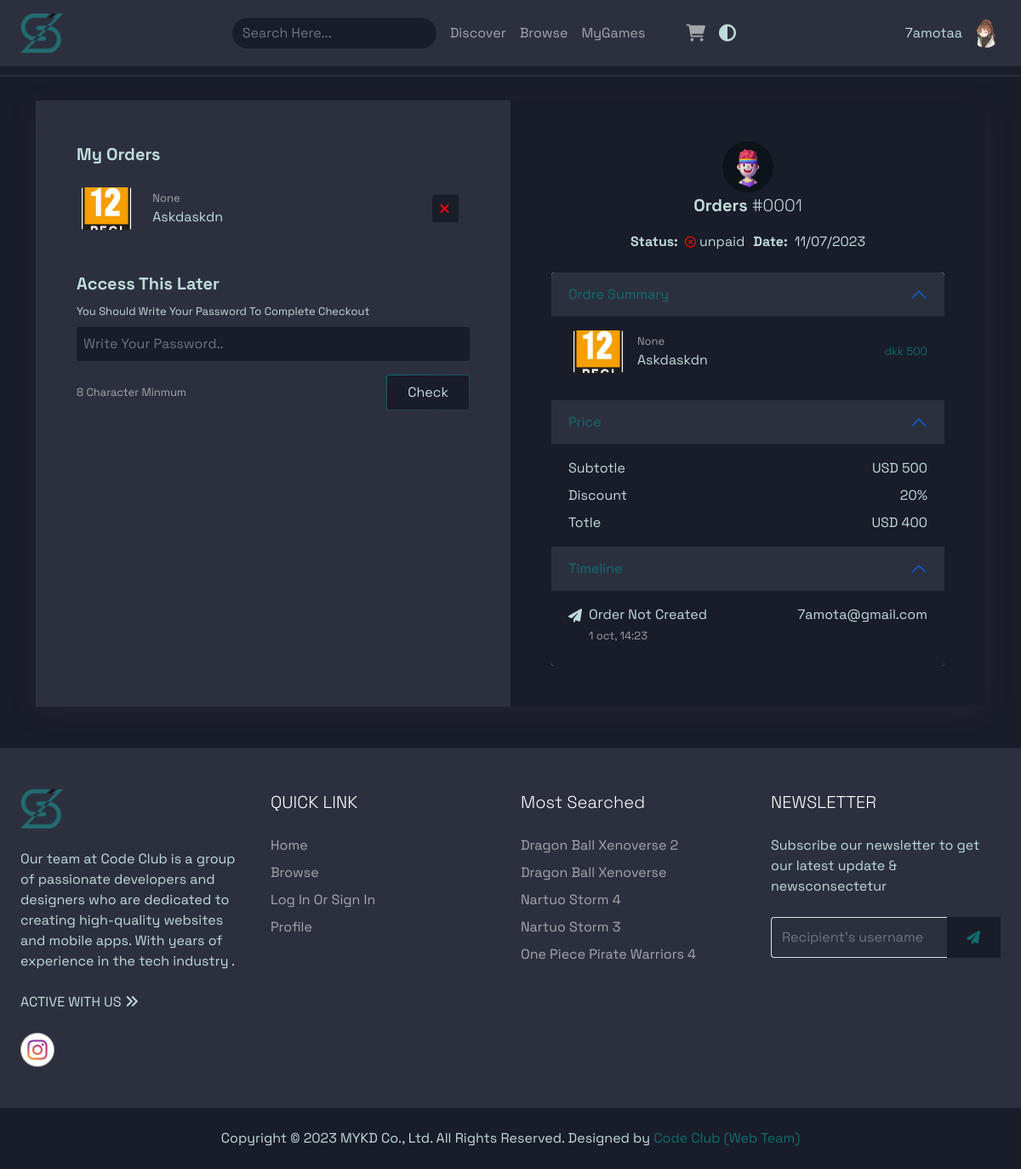
Screenshot of /cart/ (signed in) with the database file from the repository.
### users/models.py (models this page shows)
class User(AbstractUser):
    choices_gender = (
        ("male","male"),
        ("female","female")
    )
    email = models.EmailField(max_length=80, unique=True)
    image = models.ImageField(upload_to='Photos/%y/%m/%d',null=True , blank=True)
    username = models.CharField(max_length=45, unique=True)
    phoneNumber = models.IntegerField(null=True , blank=True)
    dateBirth = models.DateField(null=True , blank=True)
    location = models.TextField(null=True , blank=True)
    gender = models.TextField(null=True , blank=True , choices=choices_gender)
    objects = CustomUserManager()
    USERNAME_FIELD = "email"
    REQUIRED_FIELDS = ["username"]

### cart/models.py (models this page shows, shortened)
class CartItem(models.Model):
    id = models.AutoField(primary_key=True)
    game = models.ForeignKey(Game,on_delete=models.PROTECT,related_name='caaart')
    quantity = models.IntegerField(null=True, blank=True, default=1)
    cart = models.ForeignKey(Cart, on_delete=models.PROTECT,related_name="gammme")
    check_out = models.BooleanField(null=True, blank=True, default=False)
    class Meta:
        unique_together = ('game','cart')
        index_together = ('game','cart')

class Cart(models.Model):
    user = models.OneToOneField(User, on_delete=models.PROTECT,related_name='cart_user')

### games/models.py (models this page shows, shortened)
class Game(models.Model):
    id = models.AutoField(primary_key=True)
    STATUS = (
        (1,"Free"),
        (2,"Paid")
    )
    name = models.CharField(max_length=150, unique=True)
    title = models.CharField(max_length=500, null=True, blank=True)
    details = models.TextField(null=True, blank=True)
    price = models.IntegerField(null=True, blank=True)
    status = models.IntegerField(choices=STATUS,blank=True, null=True)
    discount = models.IntegerField(null=True, blank=True)
    trend = models.BooleanField(blank=True, null=True)
    logo = models.FileField(upload_to='Photos/logo/%y/%m/%d', validators=[FileExtensionValidator(['webp','png','jpg','avif','jpeg'])])
    banner = models.FileField(upload_to='Photos/banner/%y/%m/%d',validators=[FileExtensionValidator(['webp','png','jpg','avif','jpeg'])])
    popular = models.BooleanField(null=True, blank=True)
    bannerLogo = models.FileField(upload_to='Photos/bannerLogo/%y/%m/%d',validators=[FileExtensionValidator(['webp','png','jpg','avif','jpeg'])])
    releaseDate = models.DateField(null=True, blank=True)
    intialRelease = models.DateField(null=True, blank=True)
    platform = models.CharField(null=True, blank=True, max_length=300)
    publisher = models.CharField(null=True, blank=True,max_length=300)
    developer = models.CharField(null=True, blank=True,max_length=300)
    features = models.CharField(null=True, blank=True,max_length=300)
    views = models.IntegerField(blank=True, null=True, help_text="DON`T EDIT")
    character = models.OneToOneField(Character, on_delete=models.PROTECT)
    categories = models.ManyToManyField(Category)
    slug = models.SlugField(null=True, blank=True,help_text="NEVER EVER EDIT")

### cart/views.py (the view, shortened to what this page needs)
# urls.py: path('',views.CartView.as_view(), name='cart'),
class CartView(LoginRequiredMixin,generic.View):
    template_name = 'pages/cart.html'
    def get(self, request: HttpRequest, *args: Any, **kwargs: Any) -> HttpResponse:
        cart = Cart.objects.select_related("user").get(user=request.user)
        cart_item = CartItem.objects.select_related("cart").filter(cart=cart,check_out=False)
        check_cart_item = CartItem.objects.select_related("cart").filter(cart=cart,check_out=False).exists()
        context = {'cart':cart,"cart_item":cart_item,"check_out":check_cart_item}
        return render(request, self.template_name, context=context)

### cart/templatetags/custom_tags_two.py (called while the page is built)
@register.simple_tag
def get_date():
    return datetime.datetime.now().strftime("%d/%m/%Y")

### templates/pages/cart.html (shortened to what this page needs)
{% extends 'base.html' %}
{% load static %}
{% load custom_tags_two %}
  {% block content %}
  {% include 'parts/header.html' %}
  <div class="cart-shopping section-padding-top my-5 flex-column-reverse flex-lg-row">
    <div class="container">
      <div class="row bg-header cart-content">
        <div class="col-lg-6 p-5">
          <div class="lead fw-bold mb-4">My Orders</div>
          {% if cart_item %}
  {% for item in cart_item %}
  <div class="row align-items-center mb-3 cloneItem justify-content-center justify-content-sm-between" value="{{item.game.price}}">
    <div class="col-sm-2 mb-2 mb-sm-0 image text-center">
      <img src="{{item.game.logo.url}}" alt="image" width="70px" height="50px" class="rounded-10 obj-cover">
    </div>
    <div class="col-sm-7 col-auto ps-lg-4 ps-xl-0 text">
      <div class="c-gray fs-13 text-capitalize">{{item.game.features}}</div>
      <div class="text-capitalize text-truncate">{{item.game.name}}</div>
    </div>
    <div class="col-sm-2 col-auto">
      <form method="POST" class="input-group number-items m-auto position-relative w-fit bg-body rounded-1 ms-auto" style="width: 100px;">
        <input type="submit" name='cancle' value="" class="px-3 py-1 bg-transparent deletGame" style="z-index: 2;">
        <i class="fa-solid fa-xmark position-absolute start-50 top-50 translate-middle" style="color: red !important;"></i>
      </form>
    </div>
  </div>
  {% endfor %}
{% else %}
  <p>Your cart is empty.</p>
{% endif %}
          <div class="lead fw-bold mb-2 mt-5">Access This Later</div>
          <p class="m-0 fs-13 mb-2">You Should Write Your Password To Complete Checkout</p>
          <form action="" method="POST">
            <input type="password" name="password" id="password" class="form-control rounded-1 mb-3 p-2" placeholder="Write Your Password..">
            <div class="d-flex flex-wrap justify-content-between gap-10 align-items-center">
              <div class="c-gray fs-13">8 Character Minmum</div>
              <input type="submit" class="bg-border-gradien bg-gradien-hover form-control w-fit rounded-1 py-2 px-4 t-duration" value="Check">
            </div>
          </form>
        </div>
        <div class="col-lg-6 p-5 bg-body">
          <div class="image text-center mb-3">
            <img src="{% static 'img/user-img.png' %}" alt="image" width="60px" height="60px" class="rounded-circle">
            <div class="lead"><span class="fw-bold">Orders</span> #0001</div>
          </div>
          <div class="d-flex align-items-center justify-content-center gap-10 mb-4">
            {% if check_out == False %}
            <div class="box d-flex paid">
              <div class="fw-bold me-2">Status: </div>
              <div><i class="fa-regular fa-circle-check c-primary fs-13"></i> paid</div>
            </div>
            {% else %}
            <div class="box d-flex unpaid">
              <div class="fw-bold me-2">Status: </div>
              <div><i class="fa-regular fa-circle-xmark fs-13" style="color: red;"></i> unpaid</div>
            </div>
            {% endif %}
            <div class="box d-flex date-check">
              <div class="fw-bold me-2">Date: </div>
              <div>{% get_date %}</div>
            </div>
          </div>
          <div class="accordion" id="accordionPanelsStayOpenExample">
            <div class="accordion-item overflow-hidden">
              <h2 class="accordion-header">
                <button class="accordion-button bg-header" type="button" data-bs-toggle="collapse" data-bs-target="#accr-one" aria-expanded="true" aria-controls="accr-one">
                  Ordre Summary
                </button>
              </h2>
              <div id="accr-one" class="accordion-collapse show collapse">
                <div class="accordion-body bg-body cloneItemPlace">
                </div>
              </div>
            </div>
            <div class="accordion-item overflow-hidden">
              <h2 class="accordion-header">
                <button class="accordion-button bg-header" type="button" data-bs-toggle="collapse" data-bs-target="#accr-two" aria-expanded="true" aria-controls="accr-one">
                  Price
                </button>
              </h2>
              <div id="accr-two" class="accordion-collapse show collapse">
                <div class="accordion-body bg-body cloneItemPlace">
                  <div class="d-flex justify-content-between mb-2">
                    <span>Subtotle</span>
                    <div>USD<span class="subtotle ms-1"></span></div>
                  </div>
                  <div class="d-flex justify-content-between mb-2">
                    <span>Discount</span>
                    <div><span class="discount-order ms-1">20</span>%</div>
                  </div>
                  <div class="d-flex justify-content-between">
                    <span>Totle</span>
                    <div>USD<span class="totle-order ms-1"></span></div>
                  </div>
                </div>
              </div>
            </div>
            <div class="accordion-item overflow-hidden">
              <h2 class="accordion-header">
                <button class="accordion-button bg-header" type="button" data-bs-toggle="collapse" data-bs-target="#accr-three" aria-expanded="true" aria-controls="accr-one">
                  Timeline
                </button>
              </h2>
              <div id="accr-three" class="accordion-collapse show collapse">
                <div class="accordion-body bg-body cloneItemPlace">
                  <div class="d-flex justify-content-between mb-2">
                    <div class="d-flex">
                      <i class="fa-solid fa-paper-plane me-2 position-relative" style="bottom: -5px;"></i>
                      <div class="text">
                        {% if cart.check_out %}
                        <p class="m-0">Order Created</p>
                        {% else %}
                        <p class="m-0">Order Not Created</p>
                        {% endif %}
                        <span class="fs-13 c-gray">1 oct, 14:23</span>
                      </div>
                    </div>
                    <span class="email-sent">
                      {{cart.user.email}}
                    </span>
                  </div>
                </div>
              </div>
            </div>
          </div>
        </div>
      </div>
    </div>
  </div>
{% endblock content %}

### templates/parts/header.html (shortened to what this page needs)
{% load static %}
<header class="fixed-top">
  <div class="container-fluid py-3 d-flex align-items-center tex-center flex-wrap">
    <div class="logo-brand">
      <a href="{% url 'home' %}">
        <img src="{% static 'img/logo-dark.png' %}" alt="logo-brand">
      </a>
    </div>
    <div class="links d-flex align-items-center mx-auto  justify-content-center justify-content-md-start t-duration overflow-hidden">
      <form action="{% url 'search' %}" method="get">
        <div class="search">
          <input type="search" name="searchHeader" id="searchHeader" placeholder="Search Here..." class="form-control rounded-5">
        </div>
      </form>
      <a href="{% url 'home' %}" class="ms-md-3 mt-3 mt-md-0 t-duration pointer">Discover</a>
      <a href="{% url 'browse' %}" class="ms-md-3 mt-3 mt-md-0 t-duration c-gray c-white-hover pointer">Browse</a>
      <a href="{% url 'mygames' %}" class="ms-md-3 mt-3 mt-md-0 t-duration c-gray">MyGames</a>
      <a href="{% url 'cart' %}"><i class="fa-solid fa-cart-shopping ms-md-5 t-duration pointer d-none d-md-block lead"></i></a>
      <i class="ms-3 fa-solid fa-circle-half-stroke pointer d-none d-md-block lightTheme lead"></i>
    </div>
    {% if request.user.is_authenticated %}
    <div class="user-parent d-flex align-items-center">
      <a href="{% url 'profile' %}" class="user d-flex align-items-center gap-10">
        <div class="name">{{request.user.username}}</div>
        {% if request.user.image %}
        <img src="{{request.user.image.url}}" alt="image" width="35px" class="rounded-5">
        {% else %}
        <img src="{% static 'img/user-img.png' %}" alt="image" width="35px" class="rounded-5">
        {% endif %}
      </a>
    </div>
    {% else %}
    <div class="d-flex gap-10">
        <a href="{% url 'login-register' %}" class="login bg-border-gradien bg-gradien-hover px-3 py-1 rounded-1">Login</a>
        <a href="{% url 'login-register' %}" class="login bg-gradien px-3 py-1 rounded-1">Sing In</a>
      </div>
    {% endif %}
  </div>
  <div class="prograss-header w-100">
  </div>
</header>

### static/css/css-sonGames.css (style rules this page uses)
:root { --main-color: #116d6e; --bg-body: #191c29; --bg-gradient: linear-gradient(160deg, var(--main-color), var(--bg-header)); --bg-border-gradient: linear-gradient(var(--bg-body), var(--bg-body)) padding-box, linear-gradient(160deg, var(--main-color), var(--bg-header)) border-box; --bg-header: #2c303e; --c-color:#c0dcda; --gray-color:rgba(245, 245, 245, 0.6); --main-duration: .3s; --border-radiues:10px; }
.bg-border-gradien { background-color: var(--bg-header) !important; border: 1px solid transparent !important; background: var(--bg-border-gradient); }
.bg-body { background-color: var(--bg-body) !important; }
.bg-header { background-color: var(--bg-header) !important; }
.w-fit { width: fit-content !important; }
.c-gray { color: var(--gray-color); }
.pointer { cursor: pointer; }
.t-duration { transition: var(--main-duration); -webkit-transition: var(--main-duration); -moz-transition: var(--main-duration); -ms-transition: var(--main-duration); -o-transition: var(--main-duration); }
.obj-cover { object-fit: cover; }
.gap-10 { gap: 10px; }
.rounded-10 { border-radius: 10px; -webkit-border-radius: 10px; -moz-border-radius: 10px; -ms-border-radius: 10px; -o-border-radius: 10px; }
.fs-13 { font-size: 13px; }
.fw-bold { font-weight: bold !important; }
.section-padding-top { padding-top: 70px; }
* { box-sizing: border-box; -webkit-box-sizing: border-box; -moz-box-sizing: border-box; }
body { font-family: 'Space Grotesk', sans-serif; overflow-x: hidden; background-color: var(--bg-body); color: var(--c-color); min-height: 100vh; }
a { display: block; text-decoration: none; width: fit-content; color: var(--c-color); transition: var(--main-duration); }
select, input { transition: var(--main-duration); background-color: var(--bg-body) !important; border: none !important; color: var(--c-color) !important; }
.accordion-item { border: none !important; }
.accordion-button, .accordion-body { color: var(--c-color) !important; }
.accordion-button:not(.collapsed) { color: var(--main-color) !important; }
header { background-color: var(--bg-header); border-bottom: 2px solid var(--bg-header); }
header .toggle-menu img, header .logo-brand img { width: 50px; }
.prograss-header { height: 10px; background-color: var(--bg-body); }
header .links > a { color: var(--gray-color) !important; }
@media (min-width:768px) { header .links { height: auto !important; } }
header .links .search input { width:240px }
.cart-shopping .cart-content { box-shadow: rgba(69, 69, 75, 0.2) 0px 7px 29px 0px; }
.cart-shopping .number-items > * { color: var(--c-color) !important; }

### rows the page displays
User: user.username "7amotaa", user.image (picture)
CartItem: game.logo (picture), game.features "None", game.name "Askdaskdn"
Cart: user.email "7amota@gmail.com"
